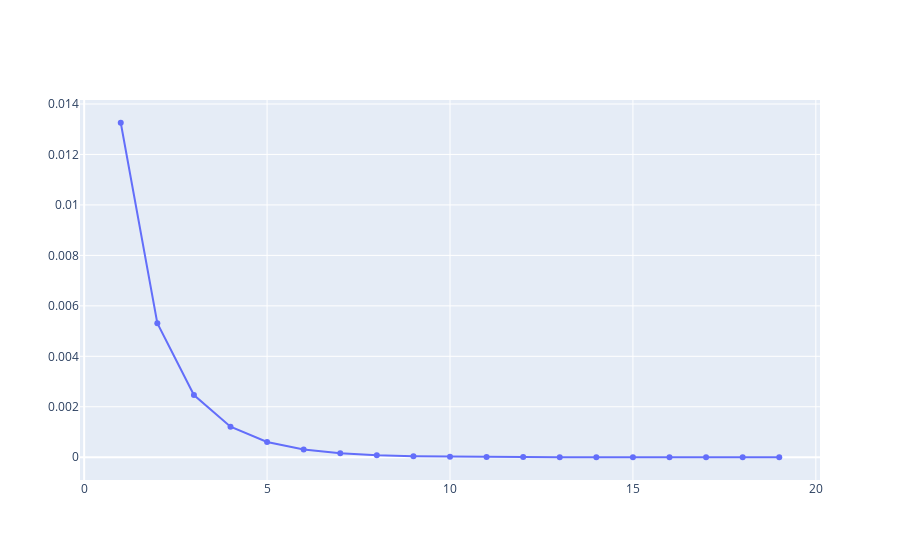

The cell this chart's notebook holds for it:
### Code cell
import plotly.graph_objects as go
fig = go.Figure()
# Add traces
fig.add_trace(go.Scatter(x=n_epoch[:], y=loss[:]))
fig.show()

### Figure 1 — Plotly figure (JSON) as saved in the notebook; plotly's stock layout.template omitted (floating-point values rounded to 4 significant figures)
{"data": [{"type": "scatter", "x": [1, 2, 3, 4, 5, 6, 7, 8, 9, 10, 11, 12, 13, 14, 15, 16, 17, 18, 19], "y": [0.01326, 0.005311, 0.002467, 0.001208, 0.0006054, 0.0003064, 0.0001557, 7.924e-05, 4.035e-05, 2.055e-05, 1.046e-05, 5.326e-06, 2.711e-06, 1.379e-06, 7.019e-07, 3.571e-07, 1.816e-07, 9.24e-08, 4.7e-08]}], "layout": {}}
